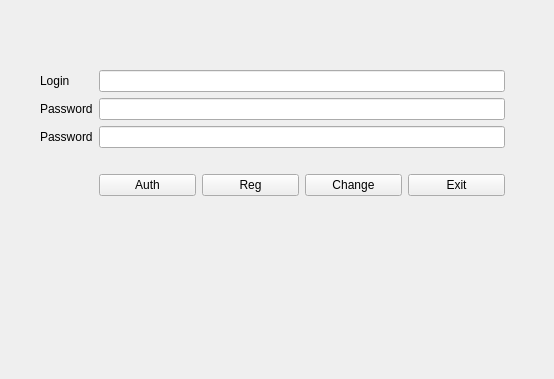
<?xml version="1.0" encoding="UTF-8"?>
<ui version="4.0">
 <class>AuthRegForm</class>
 <widget class="QWidget" name="AuthRegForm">
  <property name="geometry">
   <rect>
    <x>0</x>
    <y>0</y>
    <width>554</width>
    <height>379</height>
   </rect>
  </property>
  <property name="windowTitle">
   <string>Form</string>
  </property>
  <widget class="QWidget" name="formLayoutWidget">
   <property name="geometry">
    <rect>
     <x>40</x>
     <y>70</y>
     <width>465</width>
     <height>191</height>
    </rect>
   </property>
   <layout class="QFormLayout" name="formLayout">
    <item row="0" column="0">
     <widget class="QLabel" name="labelLogin">
      <property name="text">
       <string>Login</string>
      </property>
     </widget>
    </item>
    <item row="1" column="0">
     <widget class="QLabel" name="label_2">
      <property name="text">
       <string>Password</string>
      </property>
     </widget>
    </item>
    <item row="1" column="1">
     <widget class="QLineEdit" name="lineEditPass"/>
    </item>
    <item row="4" column="1">
     <layout class="QHBoxLayout" name="horizontalLayout">
      <item>
       <widget class="QPushButton" name="pushButtonAuth">
        <property name="text">
         <string>Auth</string>
        </property>
       </widget>
      </item>
      <item>
       <widget class="QPushButton" name="pushButtonReg">
        <property name="text">
         <string>Reg</string>
        </property>
       </widget>
      </item>
      <item>
       <widget class="QPushButton" name="pushButtonChange">
        <property name="text">
         <string>Change</string>
        </property>
       </widget>
      </item>
      <item>
       <widget class="QPushButton" name="pushButton_4">
        <property name="text">
         <string>Exit</string>
        </property>
       </widget>
      </item>
     </layout>
    </item>
    <item row="0" column="1">
     <widget class="QLineEdit" name="lineEditLogin"/>
    </item>
    <item row="2" column="1">
     <widget class="QLineEdit" name="lineEditPass_Conf"/>
    </item>
    <item row="2" column="0">
     <widget class="QLabel" name="labelPass_Conf">
      <property name="text">
       <string>Password</string>
      </property>
     </widget>
    </item>
    <item row="3" column="1">
     <widget class="QLabel" name="errorLable">
      <property name="enabled">
       <bool>true</bool>
      </property>
      <property name="maximumSize">
       <size>
        <width>16777215</width>
        <height>30</height>
       </size>
      </property>
      <property name="text">
       <string/>
      </property>
     </widget>
    </item>
   </layout>
  </widget>
 </widget>
 <resources/>
 <connections/>
</ui>
